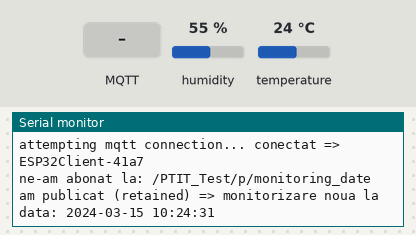
A sketch run on a simulated ESP32. Parts: the last lines printed to the serial monitor. The inputs (shaded band) are chosen by the test bench; at power-on: humidity 55 %, temperature 24 °C. WiFi joins after 1.5 s; servers stay silent unless stated; network time is answered at once with the bench clock; the local clock reads 2024-03-15 10:24:30 at power-on unless the sketch sets it; random numbers use the default seed unless the sketch sets one; no MQTT or app messages arrive unless stated.

Above: at 2.9 s.
3.0 s: MQTT message "1" arrives on the first subscribed topic
At 3.7 s:
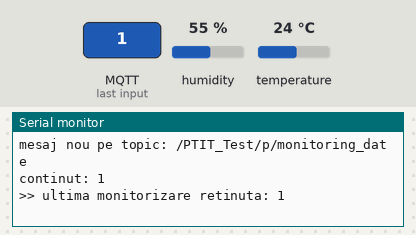
4.5 s: MQTT message "on" arrives on the first subscribed topic
At 4.9 s:
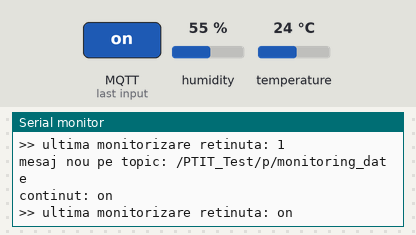
6.0 s: MQTT message "off" arrives on the first subscribed topic
At 7.2 s:
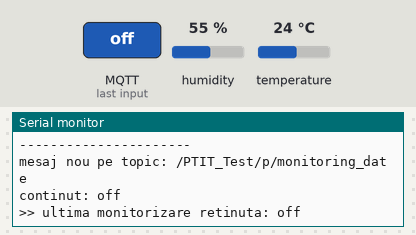
7.5 s: humidity set to 22 %
9.0 s: temperature set to 12 °C
At 10.4 s:
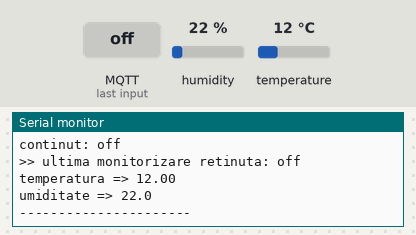

The sketch:

sketch.ino
```cpp
#include <WiFi.h>
#include <WiFiClientSecure.h>
#include <PubSubClient.h>
#include <DHTesp.h>

// ntp
#include <WiFiUdp.h>
#include <NTPClient.h>

// -------------------- pinuri --------------------
// pinul 13 este conectat la senzorul dht22
const int DHT_PIN = 13;

// ------------------ obiect dht ------------------
// aici folosim clasa dhtesp pentru a citi valorile de la senzor
DHTesp dht;

// ----------------- credențiale wifi -------------
// ssid si parola pentru conectarea la reteaua wokwi-guest
const char* ssid     = "Wokwi-GUEST";
const char* password = "";

// ------------------- emqx cloud tls -------------
// datele pentru conectarea la un broker emqx cloud pe portul tls 8883
const char* mqtt_server   = "p96f9d2e.ala.eu-central-1.emqxsl.com";
const int   mqtt_port     = 8883;
const char* mqtt_username = "Esp";
const char* mqtt_passwordM = "Cevarandom2002";

// --------- obiect wificlientsecure & pubsubclient
WiFiClientSecure espClientSecure;
PubSubClient client(espClientSecure);

// --- obiecte pentru ntp ---
// folosim wifiudp si ntpclient pentru a obtine data si ora actuala
WiFiUDP ntpUDP;
NTPClient timeClient(ntpUDP, "pool.ntp.org", 0, 60000);

// interval publicare
unsigned long lastMsg = 0;
const unsigned long PUBLISH_INTERVAL = 5000; // trimitem mesaje la fiecare 5 secunde

// ------------------- topicuri -------------------
// definitiile pentru topicurile folosite
const char* topicTemp = "/PTIT_Test/p/temp1";
const char* topicHum  = "/PTIT_Test/p/hum1";
const char* topicDate = "/PTIT_Test/p/monitoring_date";

// variabile globale
// lastmonitoring stocheaza ultimul mesaj legat de data/ora monitorizarii
// validmonitoring ne indica daca avem deja o valoare valida din broker
String lastMonitoring = "Necunoscuta";
bool validMonitoring = false;

// ---------------------------------------------------------------------------
// getformatteddatetime:
// functia primeste epoca in secunde si intoarce un string in formatul "yyyy-mm-dd hh:mm:ss"
String getFormattedDateTime(unsigned long rawTime) {
  time_t t = rawTime;
  struct tm* ti = localtime(&t);

  char buffer[25];
  sprintf(buffer, "%04d-%02d-%02d %02d:%02d:%02d",
          ti->tm_year + 1900,
          ti->tm_mon + 1,
          ti->tm_mday,
          ti->tm_hour,
          ti->tm_min,
          ti->tm_sec
         );
  return String(buffer);
}

// ---------------------------------------------------------------------------
// setup_wifi:
// se conecteaza la reteaua wifi folosind ssid si parola definite mai sus
void setup_wifi() {
  Serial.print("Connecting to ");
  Serial.println(ssid);
  WiFi.mode(WIFI_STA);
  WiFi.begin(ssid, password);
  while (WiFi.status() != WL_CONNECTED) {
    delay(500);
    Serial.print(".");
  }
  Serial.println("\nwifi connected!");
  Serial.println(WiFi.localIP());
}

// ---------------------------------------------------------------------------
// callback:
// aceasta functie este apelata automat de pubsubclient cand primim un mesaj de la broker
void callback(char* topic, byte* payload, unsigned int length) {
  // construim stringul care contine mesajul receptionat
  String message;
  for (int i = 0; i < length; i++) {
    message += (char) payload[i];
  }

  Serial.print("mesaj nou pe topic: ");
  Serial.println(topic);
  Serial.print("continut: ");
  Serial.println(message);

  // daca topicul este cel referitor la data monitorizarii, stocam mesajul in lastmonitoring
  if (strcmp(topic, topicDate) == 0) {
    validMonitoring = true;
    lastMonitoring = message;
    Serial.println(">> ultima monitorizare retinuta: " + lastMonitoring);
  }
}

// ---------------------------------------------------------------------------
// reconnect:
// functia care se ocupa de reconectarea la brokerul mqtt in cazul in care conexiunea este pierduta
void reconnect() {
  // bucla pana cand suntem conectati
  while (!client.connected()) {
    Serial.print("attempting mqtt connection... ");
    // generam un clientid diferit pentru fiecare conexiune
    String clientId = "ESP32Client-";
    clientId += String(random(0xffff), HEX);

    // incercam sa ne conectam la broker cu user si parola
    if (client.connect(clientId.c_str(), mqtt_username, mqtt_passwordM)) {
      Serial.print("conectat => ");
      Serial.println(clientId);

      // ne abonam la topicul care retine data monitorizarii (retained)
      client.subscribe(topicDate);
      Serial.print("ne-am abonat la: ");
      Serial.println(topicDate);

      // odata ce ne reconectam, generam un nou mesaj care contine data curenta
      unsigned long epochTime = timeClient.getEpochTime();
      String dateTimeStr = getFormattedDateTime(epochTime);
      String msg = "monitorizare noua la data: " + dateTimeStr;

      // publicam acest mesaj cu retain = true, astfel brokerul il pastreaza pentru urmatoarea sesiune
      client.publish(topicDate, msg.c_str(), true);
      Serial.println("am publicat (retained) => " + msg);

    } else {
      Serial.print("esec (rc=");
      Serial.print(client.state());
      Serial.println("). reincearc in 5s...");
      delay(5000);
    }
  }
}

// ---------------------------------------------------------------------------
// setup:
// functia standard de initializare, se ruleaza o singura data la pornire
void setup() {
  Serial.begin(115200);

  // wifi
  setup_wifi();

  // ntp
  timeClient.begin();

  // tls insecure (nu validam certificatul)
  espClientSecure.setInsecure();

  // test handshake direct (optional), doar pentru a vedea daca ne putem conecta la server
  if (espClientSecure.connect(mqtt_server, mqtt_port)) {
    Serial.println("handshake tls ok");
    espClientSecure.stop();
  }

  // configuram pubsubclient cu datele brokerului si stabilim functia de callback
  client.setServer(mqtt_server, mqtt_port);

  // daca nu avem deja un mesaj valid de monitorizare, setam callback-ul
  if (!validMonitoring)
    client.setCallback(callback);

  // configuram dht (tip dht22)
  dht.setup(DHT_PIN, DHTesp::DHT22);
}

// ---------------------------------------------------------------------------
// loop:
// se ruleaza continuu si mentine conexiunea mqtt, citind si publicand la intervale stabilite
void loop() {
  // actualizam datele ntp pentru a avea ora curenta
  timeClient.update();

  // daca nu suntem conectati la broker, incercam reconectarea
  if (!client.connected()) {
    reconnect();
  }
  // mentinem conexiunea mqtt si procesam eventualele mesaje primite
  client.loop();

  // la fiecare publish_interval milisecunde, citim senzorul si publicam noile valori
  unsigned long now = millis();
  if (now - lastMsg > PUBLISH_INTERVAL) {
    lastMsg = now;

    // citim temperatura si umiditatea din dht22
    TempAndHumidity data = dht.getTempAndHumidity();
    float temperature = data.temperature;
    float humidity    = data.humidity;

    // publicam temperatura pe topicul topictemp
    String tempStr = String(temperature, 2);
    String msgTemp = "temperatura: ";
    msgTemp += tempStr;
    client.publish(topicTemp, msgTemp.c_str());
    Serial.print("temperatura => ");
    Serial.println(tempStr);

    // publicam umiditatea pe topicul topichum
    String humStr = String(humidity, 1);
    String msgHum = "umiditate: ";
    msgHum += humStr;
    client.publish(topicHum, msgHum.c_str());
    Serial.print("umiditate => ");
    Serial.println(humStr);

    Serial.println("----------------------");
  }
}
```

Measured:
- after the input at 3.0 s, the serial monitor: prints a new line at once (image 1)
- after the input at 4.5 s, the serial monitor: prints a new line at once (image 2)
- after the input at 6.0 s, the serial monitor: prints a new line at once (image 3)
- after the input at 9.0 s, the serial monitor: prints a new line after 1.0 s (image 4)
